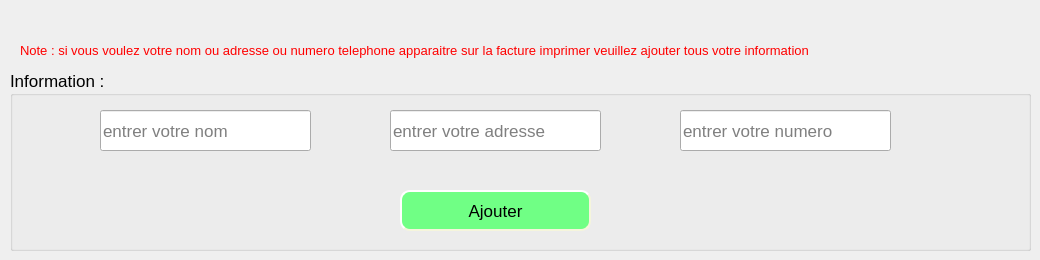
      <widget class="QWidget" name="tab_24">
       <attribute name="title">
        <string>Facture</string>
       </attribute>
       <widget class="QGroupBox" name="groupBox_11">
        <property name="geometry">
         <rect>
          <x>10</x>
          <y>70</y>
          <width>1021</width>
          <height>181</height>
         </rect>
        </property>
        <property name="font">
         <font>
          <pointsize>13</pointsize>
         </font>
        </property>
        <property name="title">
         <string>Information :</string>
        </property>
        <widget class="QPushButton" name="pushButton_24">
         <property name="geometry">
          <rect>
           <x>390</x>
           <y>120</y>
           <width>191</width>
           <height>41</height>
          </rect>
         </property>
         <property name="font">
          <font>
           <pointsize>13</pointsize>
          </font>
         </property>
         <property name="styleSheet">
          <string notr="true">QPushButton{
background-color: rgb(112, 255, 133);
border-style: outset;
border-width: 2px;
border-radius: 10px;
border-color: beige;
min-width: 10em;
padding: 6px;

}
QPushButton:hover:!pressed
{

	
	background-color: rgb(55, 217, 109);
}</string>
         </property>
         <property name="text">
          <string>Ajouter</string>
         </property>
         <property name="icon">
          <iconset resource="iconne.qrc">
           <normaloff>:/icone/add.png</normaloff>:/icone/add.png</iconset>
         </property>
        </widget>
        <widget class="QLineEdit" name="lineEdit_41">
         <property name="geometry">
          <rect>
           <x>90</x>
           <y>40</y>
           <width>211</width>
           <height>41</height>
          </rect>
         </property>
         <property name="font">
          <font>
           <pointsize>13</pointsize>
          </font>
         </property>
         <property name="cursorPosition">
          <number>0</number>
         </property>
         <property name="placeholderText">
          <string>entrer votre nom</string>
         </property>
        </widget>
        <widget class="QLineEdit" name="lineEdit_42">
         <property name="geometry">
          <rect>
           <x>380</x>
           <y>40</y>
           <width>211</width>
           <height>41</height>
          </rect>
         </property>
         <property name="font">
          <font>
           <pointsize>13</pointsize>
          </font>
         </property>
         <property name="cursorPosition">
          <number>0</number>
         </property>
         <property name="placeholderText">
          <string>entrer votre adresse</string>
         </property>
        </widget>
        <widget class="QLineEdit" name="lineEdit_43">
         <property name="geometry">
          <rect>
           <x>670</x>
           <y>40</y>
           <width>211</width>
           <height>41</height>
          </rect>
         </property>
         <property name="font">
          <font>
           <pointsize>13</pointsize>
          </font>
         </property>
         <property name="cursorPosition">
          <number>0</number>
         </property>
         <property name="placeholderText">
          <string>entrer votre numero</string>
         </property>
        </widget>
       </widget>
       <widget class="QLabel" name="label_61">
        <property name="geometry">
         <rect>
          <x>20</x>
          <y>40</y>
          <width>801</width>
          <height>20</height>
         </rect>
        </property>
        <property name="font">
         <font>
          <pointsize>10</pointsize>
         </font>
        </property>
        <property name="styleSheet">
         <string notr="true">color: rgb(255, 0, 0);</string>
        </property>
        <property name="text">
         <string>Note : si vous voulez votre nom ou adresse ou numero telephone apparaitre sur la facture imprimer veuillez ajouter tous votre information</string>
        </property>
       </widget>
      </widget>
